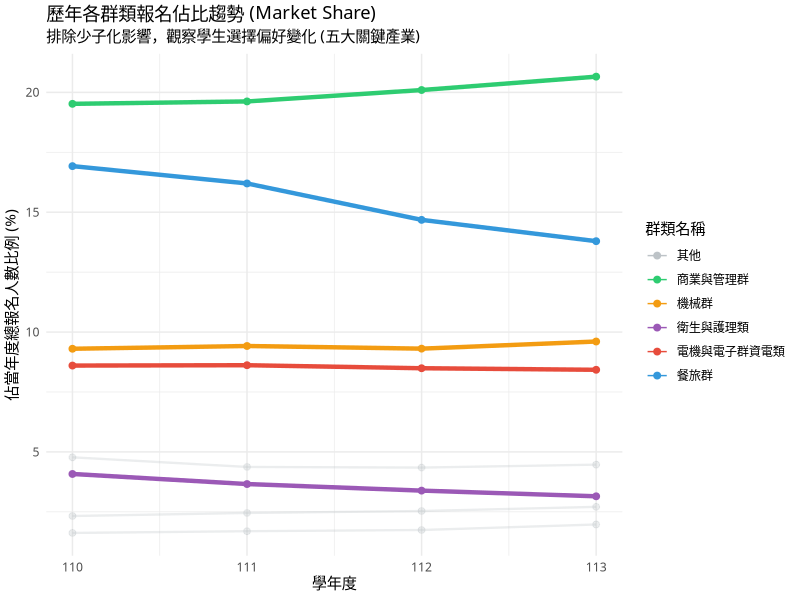
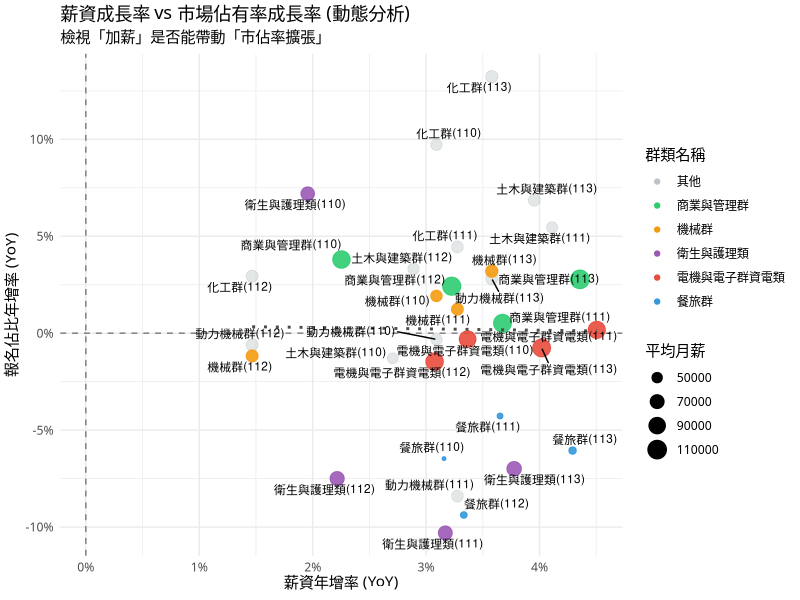

These figures' R source, in order:
# scripts/3-4_proportion_analysis.R
#
# 目的：執行 3.4 節分析 - 科系選擇偏好與薪資關聯分析 (Market Share Analysis)
# 說明：將報名人數轉換為當年度佔比，消除少子化總人數下降的影響，聚焦於學生選擇偏好的變化。
# 重點：特別標示五大關鍵產業（電資、醫護、製造、金融、餐飲）。
#
# -----------------------------------------------------------------------------

# 1. 載入必要套件
library(readr)
library(dplyr)
library(tidyr)
library(ggplot2)
library(scales)
library(ggrepel)

# 設定圖表輸出目錄
dir.create("output/figures", showWarnings = FALSE, recursive = TRUE)

cat("--- 步驟 1：套件載入成功 ---\n")

# 2. 載入原始資料
salary_data <- read_csv("data/salary_data_109_113.csv", show_col_types = FALSE)
registration_data <- read_csv("data/tcte_registration_109_114.csv", show_col_types = FALSE)

cat("--- 步驟 2：原始資料載入成功 ---\n")

# 3. 資料前處理：計算科系佔比 (Market Share)
# --------------------------------------------------

# 3.1 整理報名人數為長格式 (Long Format)
registration_long <- registration_data %>%
    pivot_longer(
        cols = matches("^\\d{3}學年度$"),
        names_to = "學年度_str",
        values_to = "報名人數"
    ) %>%
    mutate(年度 = as.numeric(gsub("學年度", "", 學年度_str))) %>%
    filter(!is.na(報名人數), 群類代號 != "All", between(年度, 109, 113)) %>%
    select(群類名稱, 年度, 報名人數)

# 3.2 計算每年度總人數與各科系佔比
registration_proportion <- registration_long %>%
    group_by(年度) %>%
    mutate(
        當年度總報名人數 = sum(報名人數),
        報名佔比 = 報名人數 / 當年度總報名人數,
        報名佔比百分比 = 報名佔比 * 100
    ) %>%
    ungroup()

cat("--- 步驟 3：科系佔比計算完成 ---\n")

# 4. 建立對應表並合併薪資資料
# ------------------------------------
mapping_table <- tribble(
    ~行業別, ~群類名稱,
    "住宿及餐飲業", "餐旅群",
    "出版影音及資通訊業", "電機與電子群資電類",
    "金融及保險業", "商業與管理群",
    "製造業", "機械群",
    "製造業", "動力機械群",
    "營建工程業", "土木與建築群",
    "醫療保健及社會工作服務業", "衛生與護理類",
    "藝術、娛樂及休閒服務業", "藝術群影視類", # 修正名稱
    "製造業", "化工群"
)

# 4.1 準備薪資資料
industry_salary <- salary_data %>%
    filter(行業別 != "工業及服務業總計", between(年度, 109, 113)) %>%
    select(行業別, 年度, 總薪資, `總薪資年增率(%)`)

# 4.2 合併資料並計算成長率
# 注意：這裡只保留有對應到產業的科系進行分析
analysis_data <- registration_proportion %>%
    inner_join(mapping_table, by = "群類名稱") %>%
    inner_join(industry_salary, by = c("行業別", "年度")) %>%
    arrange(群類名稱, 年度) %>%
    group_by(群類名稱) %>%
    mutate(
        佔比年增率 = (報名佔比 - lag(報名佔比)) / lag(報名佔比),
        薪資年增率 = (總薪資 - lag(總薪資)) / lag(總薪資)
    ) %>%
    ungroup() %>%
    filter(!is.na(佔比年增率)) # 移除第一年 (109年)

cat("--- 步驟 4：資料合併與成長率計算完成 ---\n")

# 5. 視覺化分析
# ------------------------------------

# 定義五大關鍵產業群組
key_groups <- c("電機與電子群資電類", "衛生與護理類", "機械群", "商業與管理群", "餐旅群")

# 5.1 科系佔比趨勢圖 (Line Chart) - 強調五大產業
plot_data_trend <- analysis_data %>%
    mutate(
        Highlight = ifelse(群類名稱 %in% key_groups, 群類名稱, "其他"),
        Alpha = ifelse(群類名稱 %in% key_groups, 1, 0.3),
        Size = ifelse(群類名稱 %in% key_groups, 1.5, 0.8)
    )

p1 <- ggplot(plot_data_trend, aes(x = 年度, y = 報名佔比百分比, color = Highlight, group = 群類名稱)) +
    geom_line(aes(alpha = Alpha, size = Size)) +
    geom_point(aes(alpha = Alpha), size = 2) +
    scale_color_manual(values = c(
        "電機與電子群資電類" = "#E74C3C", # 紅
        "衛生與護理類" = "#9B59B6", # 紫
        "機械群" = "#F39C12", # 橘
        "商業與管理群" = "#2ECC71", # 綠
        "餐旅群" = "#3498DB", # 藍
        "其他" = "#BDC3C7" # 灰
    )) +
    scale_alpha_identity() +
    scale_size_identity() +
    labs(
        title = "歷年各群類報名佔比趨勢 (Market Share)",
        subtitle = "排除少子化影響，觀察學生選擇偏好變化 (五大關鍵產業)",
        x = "學年度",
        y = "佔當年度總報名人數比例 (%)",
        color = "群類名稱"
    ) +
    theme_minimal(base_family = "Microsoft JhengHei") +
    theme(legend.position = "right")

ggsave("output/figures/market_share_trends_line.png", p1, width = 10, height = 6, dpi = 300)
cat("已儲存: output/figures/market_share_trends_line.png\n")

# 5.2 薪資成長率 vs 佔比成長率 散佈圖 (四象限分析)
plot_data_scatter <- analysis_data %>%
    mutate(
        Highlight = ifelse(群類名稱 %in% key_groups, 群類名稱, "其他"),
        Alpha = ifelse(群類名稱 %in% key_groups, 0.9, 0.4),
        Quadrant = case_when(
            薪資年增率 > 0 & 佔比年增率 > 0 ~ "Q1: 雙贏 (薪資漲/佔比增)",
            薪資年增率 <= 0 & 佔比年增率 > 0 ~ "Q2: 高CP值 (薪資平/佔比增)",
            薪資年增率 <= 0 & 佔比年增率 <= 0 ~ "Q3: 雙輸 (薪資平/佔比減)",
            薪資年增率 > 0 & 佔比年增率 <= 0 ~ "Q4: 錯失良機 (薪資漲/佔比減)"
        )
    )

p2 <- ggplot(plot_data_scatter, aes(x = 薪資年增率, y = 佔比年增率)) +
    geom_hline(yintercept = 0, linetype = "dashed", color = "gray50") +
    geom_vline(xintercept = 0, linetype = "dashed", color = "gray50") +
    geom_point(aes(color = Highlight, alpha = Alpha, size = 總薪資)) +
    geom_smooth(method = "lm", se = FALSE, color = "gray30", linetype = "dotted", alpha = 0.5) +
    geom_text_repel(
        aes(label = paste0(群類名稱, "(", 年度, ")")),
        size = 3,
        max.overlaps = 20
    ) +
    scale_color_manual(values = c(
        "電機與電子群資電類" = "#E74C3C", # 紅
        "衛生與護理類" = "#9B59B6", # 紫
        "機械群" = "#F39C12", # 橘
        "商業與管理群" = "#2ECC71", # 綠
        "餐旅群" = "#3498DB", # 藍
        "其他" = "#BDC3C7" # 灰
    )) +
    scale_alpha_identity() +
    scale_x_continuous(labels = percent) +
    scale_y_continuous(labels = percent) +
    labs(
        title = "薪資成長率 vs 市場佔有率成長率 (動態分析)",
        subtitle = "檢視「加薪」是否能帶動「市佔率擴張」",
        x = "薪資年增率 (YoY)",
        y = "報名佔比年增率 (YoY)",
        color = "群類名稱",
        size = "平均月薪"
    ) +
    theme_minimal(base_family = "Microsoft JhengHei") +
    theme(legend.position = "right")

ggsave("output/figures/salary_vs_share_growth_scatter.png", p2, width = 10, height = 6, dpi = 300)
cat("已儲存: output/figures/salary_vs_share_growth_scatter.png\n")

cat("--- 步驟 5：圖表已輸出至 output/figures/ ---\n")

# 6. 統計模型分析
# ------------------------------------

# 6.1 模型 A: 靜態模型 (佔比 ~ 薪資) - 仍保留作為對照
# 檢驗：薪資越高的產業，其對應科系的佔比是否越高？
model_static <- lm(報名佔比 ~ 總薪資, data = analysis_data)

# 6.2 模型 B: 動態模型 (佔比成長 ~ 薪資成長)
# 檢驗：薪資漲幅越大的產業，其對應科系的佔比是否成長越快？
model_dynamic <- lm(佔比年增率 ~ 薪資年增率, data = analysis_data)

# 6.3 輸出統計結果
output_file <- "output/proportion_regression_results.txt"
sink(output_file)

cat("======================================================\n")
cat("分析報告：科系報名佔比與薪資之關聯分析 (成長率版)\n")
cat("======================================================\n\n")

cat("1. 靜態模型 (Model Static)\n")
cat("   依變數：科系報名佔比 (Market Share)\n")
cat("   自變數：產業總薪資\n")
cat("   解釋：測試「高薪」是否對應「高市佔率」\n")
print(summary(model_static))
cat("\n------------------------------------------------------\n\n")

cat("2. 動態模型 (Model Dynamic)\n")
cat("   依變數：科系佔比年增率 (Share Growth Rate)\n")
cat("   自變數：薪資年增率 (Salary Growth Rate)\n")
cat("   解釋：測試「加薪」是否帶動「市佔率擴張」\n")
print(summary(model_dynamic))
cat("\n------------------------------------------------------\n\n")

cat("3. 資料摘要 (前 10 筆)\n")
print(head(analysis_data, 10))

sink()

cat("--- 步驟 6：統計分析完成，結果已儲存至", output_file, "---\n")
